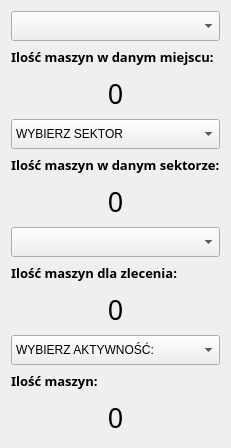
            <widget class="QWidget" name="page_MASZYNY">
             <layout class="QVBoxLayout" name="verticalLayout_3">
              <item>
               <widget class="QComboBox" name="comboBox_2">
                <property name="minimumSize">
                 <size>
                  <width>0</width>
                  <height>30</height>
                 </size>
                </property>
                <property name="maximumSize">
                 <size>
                  <width>16777215</width>
                  <height>30</height>
                 </size>
                </property>
               </widget>
              </item>
              <item>
               <widget class="QLabel" name="label_3">
                <property name="minimumSize">
                 <size>
                  <width>0</width>
                  <height>20</height>
                 </size>
                </property>
                <property name="maximumSize">
                 <size>
                  <width>16777215</width>
                  <height>20</height>
                 </size>
                </property>
                <property name="font">
                 <font>
                  <family>Calibri Light</family>
                  <pointsize>10</pointsize>
                  <weight>75</weight>
                  <italic>false</italic>
                  <bold>true</bold>
                 </font>
                </property>
                <property name="text">
                 <string>Ilość maszyn w danym miejscu:</string>
                </property>
               </widget>
              </item>
              <item>
               <widget class="QLabel" name="label_machines_in_place">
                <property name="minimumSize">
                 <size>
                  <width>0</width>
                  <height>40</height>
                 </size>
                </property>
                <property name="maximumSize">
                 <size>
                  <width>16777215</width>
                  <height>40</height>
                 </size>
                </property>
                <property name="font">
                 <font>
                  <family>Calibri Light</family>
                  <pointsize>20</pointsize>
                 </font>
                </property>
                <property name="text">
                 <string>0</string>
                </property>
                <property name="alignment">
                 <set>Qt::AlignCenter</set>
                </property>
               </widget>
              </item>
              <item>
               <widget class="QComboBox" name="comboBox_4">
                <property name="minimumSize">
                 <size>
                  <width>0</width>
                  <height>30</height>
                 </size>
                </property>
                <property name="maximumSize">
                 <size>
                  <width>16777215</width>
                  <height>30</height>
                 </size>
                </property>
                <item>
                 <property name="text">
                  <string>WYBIERZ SEKTOR</string>
                 </property>
                </item>
                <item>
                 <property name="text">
                  <string>Górnictwo</string>
                 </property>
                </item>
                <item>
                 <property name="text">
                  <string>Ochrona środowiska</string>
                 </property>
                </item>
                <item>
                 <property name="text">
                  <string>Energetyka</string>
                 </property>
                </item>
                <item>
                 <property name="text">
                  <string>Inne</string>
                 </property>
                </item>
               </widget>
              </item>
              <item>
               <widget class="QLabel" name="label_6">
                <property name="minimumSize">
                 <size>
                  <width>0</width>
                  <height>20</height>
                 </size>
                </property>
                <property name="maximumSize">
                 <size>
                  <width>16777215</width>
                  <height>20</height>
                 </size>
                </property>
                <property name="font">
                 <font>
                  <family>Calibri Light</family>
                  <pointsize>10</pointsize>
                  <weight>75</weight>
                  <italic>false</italic>
                  <bold>true</bold>
                 </font>
                </property>
                <property name="text">
                 <string>Ilość maszyn w danym sektorze:</string>
                </property>
               </widget>
              </item>
              <item>
               <widget class="QLabel" name="label_machines_in_sektor">
                <property name="minimumSize">
                 <size>
                  <width>0</width>
                  <height>40</height>
                 </size>
                </property>
                <property name="maximumSize">
                 <size>
                  <width>16777215</width>
                  <height>40</height>
                 </size>
                </property>
                <property name="font">
                 <font>
                  <family>Calibri Light</family>
                  <pointsize>20</pointsize>
                 </font>
                </property>
                <property name="text">
                 <string>0</string>
                </property>
                <property name="alignment">
                 <set>Qt::AlignCenter</set>
                </property>
               </widget>
              </item>
              <item>
               <widget class="QComboBox" name="comboBox_3">
                <property name="minimumSize">
                 <size>
                  <width>0</width>
                  <height>30</height>
                 </size>
                </property>
                <property name="maximumSize">
                 <size>
                  <width>16777215</width>
                  <height>30</height>
                 </size>
                </property>
               </widget>
              </item>
              <item>
               <widget class="QLabel" name="label_9">
                <property name="minimumSize">
                 <size>
                  <width>0</width>
                  <height>20</height>
                 </size>
                </property>
                <property name="maximumSize">
                 <size>
                  <width>16777215</width>
                  <height>20</height>
                 </size>
                </property>
                <property name="font">
                 <font>
                  <family>Calibri Light</family>
                  <pointsize>10</pointsize>
                  <weight>75</weight>
                  <italic>false</italic>
                  <bold>true</bold>
                 </font>
                </property>
                <property name="text">
                 <string>Ilość maszyn dla zlecenia:</string>
                </property>
               </widget>
              </item>
              <item>
               <widget class="QLabel" name="label_machines_for_order">
                <property name="minimumSize">
                 <size>
                  <width>0</width>
                  <height>40</height>
                 </size>
                </property>
                <property name="maximumSize">
                 <size>
                  <width>16777215</width>
                  <height>40</height>
                 </size>
                </property>
                <property name="font">
                 <font>
                  <family>Calibri Light</family>
                  <pointsize>20</pointsize>
                 </font>
                </property>
                <property name="text">
                 <string>0</string>
                </property>
                <property name="alignment">
                 <set>Qt::AlignCenter</set>
                </property>
               </widget>
              </item>
              <item>
               <widget class="QComboBox" name="comboBox_8">
                <property name="minimumSize">
                 <size>
                  <width>0</width>
                  <height>30</height>
                 </size>
                </property>
                <property name="maximumSize">
                 <size>
                  <width>16777215</width>
                  <height>30</height>
                 </size>
                </property>
                <item>
                 <property name="text">
                  <string>WYBIERZ AKTYWNOŚĆ:</string>
                 </property>
                </item>
                <item>
                 <property name="text">
                  <string>A</string>
                 </property>
                </item>
                <item>
                 <property name="text">
                  <string>N</string>
                 </property>
                </item>
               </widget>
              </item>
              <item>
               <widget class="QLabel" name="label_17">
                <property name="minimumSize">
                 <size>
                  <width>0</width>
                  <height>20</height>
                 </size>
                </property>
                <property name="maximumSize">
                 <size>
                  <width>16777215</width>
                  <height>20</height>
                 </size>
                </property>
                <property name="font">
                 <font>
                  <family>Calibri Light</family>
                  <pointsize>10</pointsize>
                  <weight>75</weight>
                  <italic>false</italic>
                  <bold>true</bold>
                 </font>
                </property>
                <property name="text">
                 <string>Ilość maszyn:</string>
                </property>
               </widget>
              </item>
              <item>
               <widget class="QLabel" name="label_machines_for_type">
                <property name="minimumSize">
                 <size>
                  <width>0</width>
                  <height>40</height>
                 </size>
                </property>
                <property name="maximumSize">
                 <size>
                  <width>16777215</width>
                  <height>40</height>
                 </size>
                </property>
                <property name="font">
                 <font>
                  <family>Calibri Light</family>
                  <pointsize>20</pointsize>
                 </font>
                </property>
                <property name="text">
                 <string>0</string>
                </property>
                <property name="alignment">
                 <set>Qt::AlignCenter</set>
                </property>
               </widget>
              </item>
             </layout>
            </widget>
